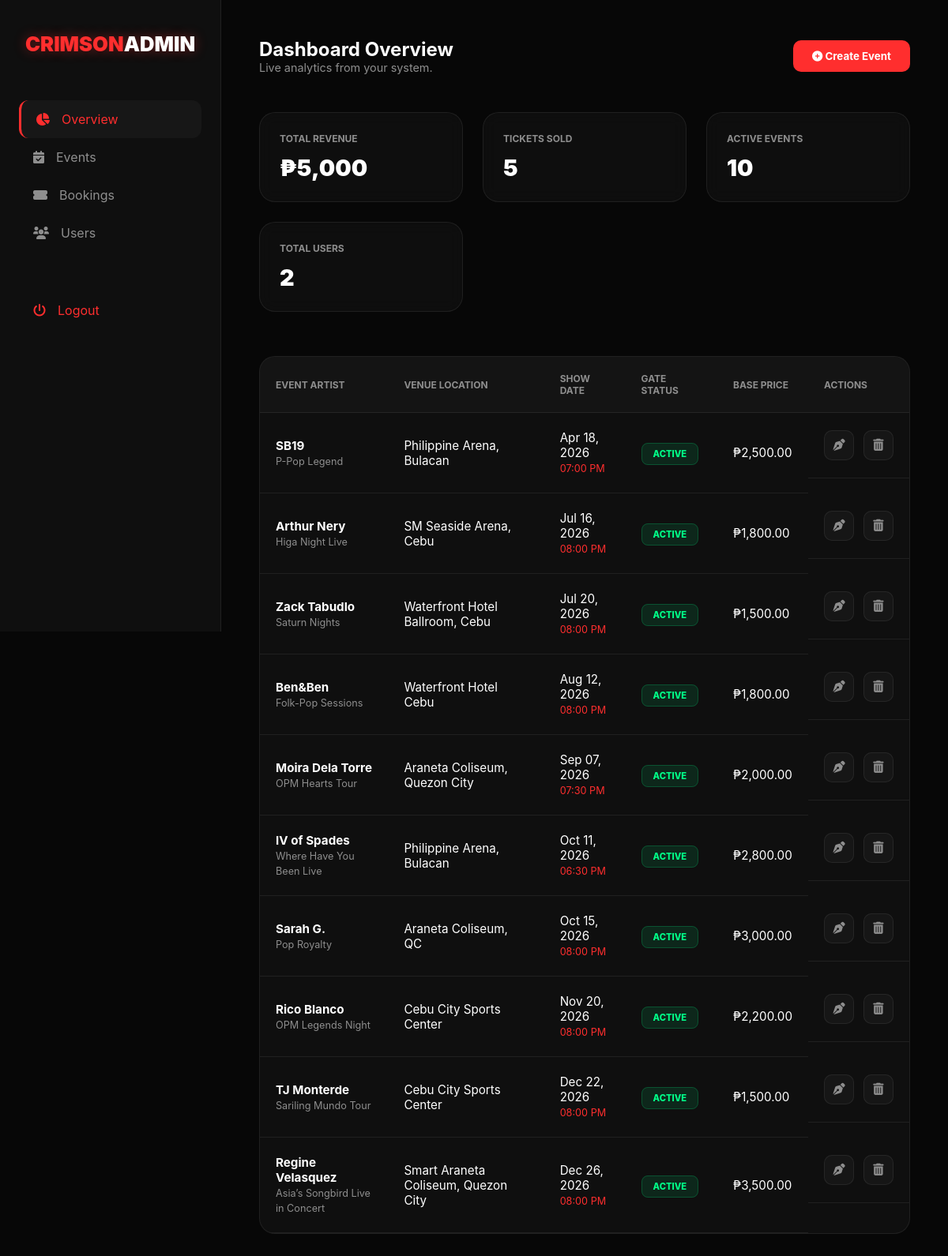
Page /admindash.php (signed in) on the committed database.
### tables this page shows
CREATE TABLE `events` (
  `id` int(11) NOT NULL,
  `title` varchar(150) NOT NULL,
  `artist` varchar(120) NOT NULL,
  `venue` varchar(150) NOT NULL,
  `event_date` date NOT NULL,
  `event_time` time NOT NULL,
  `price` decimal(10,2) NOT NULL,
  `poster` varchar(255) DEFAULT NULL,
  `status` enum('active','soldout','cancelled') DEFAULT 'active',
  `created_at` timestamp NOT NULL DEFAULT current_timestamp()
);

### admindash.php (the view, shortened to what this page needs)
<?php
include 'db.php';
$rev_query = mysqli_query($conn, "SELECT SUM(price) as total FROM bookings WHERE status = 'confirmed'");
$rev_data = mysqli_fetch_assoc($rev_query);
$total_revenue = $rev_data['total'] ?? 0;
$ticket_query = mysqli_query($conn, "SELECT COUNT(*) as ticket_count FROM bookings");
$ticket_data = mysqli_fetch_assoc($ticket_query);
$tickets_sold = $ticket_data['ticket_count'] ?? 0;
$active_query = mysqli_query($conn, "SELECT COUNT(*) as active_count FROM events WHERE status = 'active'");
$active_data = mysqli_fetch_assoc($active_query);
$active_events = $active_data['active_count'] ?? 0;
$user_count_query = mysqli_query($conn, "SELECT COUNT(*) as u_count FROM user WHERE role = 'user'");
$user_data = mysqli_fetch_assoc($user_count_query);
$total_users = $user_data['u_count'] ?? 0;
$events_result = mysqli_query($conn, "SELECT * FROM events ORDER BY event_date ASC");
?>
<!DOCTYPE html>
<html lang="en">
<head>
    <link rel="stylesheet" href="https://cdnjs.cloudflare.com/ajax/libs/font-awesome/6.0.0/css/all.min.css">
</head>
<body>
    <aside class="sidebar">
        <div class="logo">CRIMSON<span>ADMIN</span></div>
        <ul class="nav-links">
            <li><a href="admindash.php" class="active"><i class="fas fa-chart-pie"></i> Overview</a></li>
            <li><a href="event.php"><i class="fas fa-calendar-check"></i> Events</a></li>
            <li><a href="bookings.php"><i class="fas fa-ticket-alt"></i> Bookings</a></li>
            <li><a href="user.php"><i class="fas fa-users"></i> Users</a></li>
            <li style="margin-top: 50px;"><a href="index.php" style="color:var(--crimson)"><i
                        class="fas fa-power-off"></i> Logout</a></li>
        </ul>
    </aside>
    <main class="main-content">
        <div class="header"
            style="display:flex; justify-content:space-between; align-items:center; margin-bottom:3rem;">
            <div>
                <h2>Dashboard Overview</h2>
                <p style="color: var(--text-dim); font-size: 0.9rem;">Live analytics from your system.</p>
            </div>
            <a href="createevent.php" style="text-decoration: none;">
                <button
                    style="padding: 12px 24px; background: var(--crimson); color: white; border: none; border-radius: 10px; cursor: pointer; font-weight: 700;">
                    <i class="fas fa-plus-circle"></i> Create Event
                </button>
            </a>
        </div>
        <div class="stats-grid">
            <div class="stat-card">
                <h4>Total Revenue</h4>
                <p>₱<?php echo number_format($total_revenue, 0); ?></p>
            </div>
            <div class="stat-card">
                <h4>Tickets Sold</h4>
                <p><?php echo number_format($tickets_sold); ?></p>
            </div>
            <div class="stat-card">
                <h4>Active Events</h4>
                <p><?php echo $active_events; ?></p>
            </div>
            <div class="stat-card">
                <h4>Total Users</h4>
                <p><?php echo $total_users; ?></p>
            </div>
        </div>
        <div class="table-container">
            <table>
                <thead>
                    <tr>
                        <th>Event Artist</th>
                        <th>Venue Location</th>
                        <th>Show Date</th>
                        <th>Gate Status</th>
                        <th>Base Price</th>
                        <th>Actions</th>
                    </tr>
                </thead>
                <tbody>
                    <?php if (mysqli_num_rows($events_result) > 0): ?>
                        <?php while ($row = mysqli_fetch_assoc($events_result)): ?>
                            <tr>
                                <td>
                                    <strong><?php echo htmlspecialchars($row['artist']); ?></strong><br>
                                    <small style="color: var(--text-dim)"><?php echo htmlspecialchars($row['title']); ?></small>
                                </td>
                                <td><?php echo htmlspecialchars($row['venue']); ?></td>
                                <td>
                                    <?php echo date('M d, Y', strtotime($row['event_date'])); ?><br>
                                    <small
                                        style="color: var(--crimson)"><?php echo date('h:i A', strtotime($row['event_time'])); ?></small>
                                </td>
                                <td>
                                    <span
                                        class="status-badge <?php echo ($row['status'] == 'active') ? 'status-active' : 'status-soldout'; ?>">
                                        <?php echo htmlspecialchars($row['status']); ?>
                                    </span>
                                </td>
                                <td>₱<?php echo number_format($row['price'], 2); ?></td>
                                <td class="actions">
                                    <a href="editevent.php?id=<?php echo $row['id']; ?>" class="action-btn"><i
                                            class="fas fa-pen-nib"></i></a>
                                    <a href="delete_event.php?id=<?php echo $row['id']; ?>" class="action-btn delete-btn"
                                        onclick="return confirm('Delete this event?')"><i class="fas fa-trash-alt"></i></a>
                                </td>
                            </tr>
                        <?php endwhile; ?>
                    <?php else: ?>
                        <tr><td colspan="6" style="text-align: center; padding: 40px;">No events in database.</td></tr>
                    <?php endif; ?>
                </tbody>
            </table>
        </div>
    </main>
</body>
</html>

### admindash.php (style rules this page uses)
:root { --crimson: #ff2e2e; --crimson-glow: rgba(255, 46, 46, 0.4); --bg-dark: #070707; --sidebar-bg: #0f0f0f; --glass: rgba(255, 255, 255, 0.03); --border: rgba(255, 255, 255, 0.07); --success: #00ff88; --text-main: #ffffff; --text-dim: #8e8e8e; }
* { margin: 0; padding: 0; box-sizing: border-box; font-family: 'Inter', sans-serif; }
body { background-color: var(--bg-dark); color: var(--text-main); display: flex; min-height: 100vh; }
.sidebar { width: 280px; height: 100vh; position: fixed; background: var(--sidebar-bg); border-right: 1px solid var(--border); padding: 2.5rem 1.5rem; }
.logo { text-align: center; font-size: 1.6rem; font-weight: 900; color: var(--crimson); text-shadow: 0 0 15px var(--crimson-glow); margin-bottom: 3.5rem; }
.logo span { color: white; }
.nav-links { list-style: none; }
.nav-links a { display: flex; align-items: center; gap: 15px; padding: 14px 18px; color: var(--text-dim); text-decoration: none; border-radius: 12px; transition: 0.3s; }
.nav-links a.active, .nav-links a:hover { background: var(--glass); color: var(--crimson); border-left: 3px solid var(--crimson); }
.main-content { flex: 1; margin-left: 280px; padding: 3rem; }
.stats-grid { display: grid; grid-template-columns: repeat(auto-fit, minmax(200px, 1fr)); gap: 25px; margin-bottom: 3.5rem; }
.stat-card { padding: 25px; background: var(--glass); border: 1px solid var(--border); border-radius: 20px; backdrop-filter: blur(10px); }
.stat-card h4 { color: var(--text-dim); font-size: 0.75rem; text-transform: uppercase; margin-bottom: 12px; }
.stat-card p { font-size: 1.8rem; font-weight: 900; }
.table-container { background: var(--sidebar-bg); border: 1px solid var(--border); border-radius: 20px; overflow: hidden; }
table { width: 100%; border-collapse: collapse; }
th { padding: 20px; background: rgba(255, 255, 255, 0.02); color: var(--text-dim); font-size: 0.75rem; text-transform: uppercase; text-align: left; border-bottom: 1px solid var(--border); }
td { padding: 22px 20px; border-bottom: 1px solid var(--border); font-size: 0.95rem; }
.status-badge { padding: 6px 14px; border-radius: 8px; font-size: 0.7rem; font-weight: 800; text-transform: uppercase; }
.status-active { background: rgba(0, 255, 136, 0.1); color: var(--success); border: 1px solid rgba(0, 255, 136, 0.2); }
.actions { display: flex; gap: 12px; }
.action-btn { width: 38px; height: 38px; display: flex; align-items: center; justify-content: center; background: var(--glass); color: var(--text-dim); border: 1px solid var(--border); border-radius: 10px; text-decoration: none; }

### rows in the picture
events: artist "SB19", title "P-Pop Legend", venue "Philippine Arena, Bulacan", event_date "Apr 18, 2026", event_time "07:00 PM", status "ACTIVE", price "2,500.00"
events: artist "Arthur Nery", title "Higa Night Live", venue "SM Seaside Arena, Cebu", event_date "Jul 16, 2026", event_time "08:00 PM", status "ACTIVE", price "1,800.00"
events: artist "Zack Tabudlo", title "Saturn Nights", venue "Waterfront Hotel Ballroom, Cebu", event_date "Jul 20, 2026", event_time "08:00 PM", status "ACTIVE", price "1,500.00"
events: artist "Ben&Ben", title "Folk-Pop Sessions", venue "Waterfront Hotel Cebu", event_date "Aug 12, 2026", event_time "08:00 PM", status "ACTIVE", price "1,800.00"
events: artist "Moira Dela Torre", title "OPM Hearts Tour", venue "Araneta Coliseum, Quezon City", event_date "Sep 07, 2026", event_time "07:30 PM", status "ACTIVE", price "2,000.00"
events: artist "IV of Spades", title "Where Have You Been Live", venue "Philippine Arena, Bulacan", event_date "Oct 11, 2026", event_time "06:30 PM", status "ACTIVE", price "2,800.00"
events: artist "Sarah G.", title "Pop Royalty", venue "Araneta Coliseum, QC", event_date "Oct 15, 2026", event_time "08:00 PM", status "ACTIVE", price "3,000.00"
events: artist "Rico Blanco", title "OPM Legends Night", venue "Cebu City Sports Center", event_date "Nov 20, 2026", event_time "08:00 PM", status "ACTIVE", price "2,200.00"
events: artist "TJ Monterde", title "Sariling Mundo Tour", venue "Cebu City Sports Center", event_date "Dec 22, 2026", event_time "08:00 PM", status "ACTIVE", price "1,500.00"
events: artist "Regine Velasquez", title "Asia’s Songbird Live in Concert", venue "Smart Araneta Coliseum, Quezon City", event_date "Dec 26, 2026", event_time "08:00 PM", status "ACTIVE", price "3,500.00"

### other values in the picture
$total_revenue "5,000"
$tickets_sold "5"
$active_events "10"
$total_users "2"
